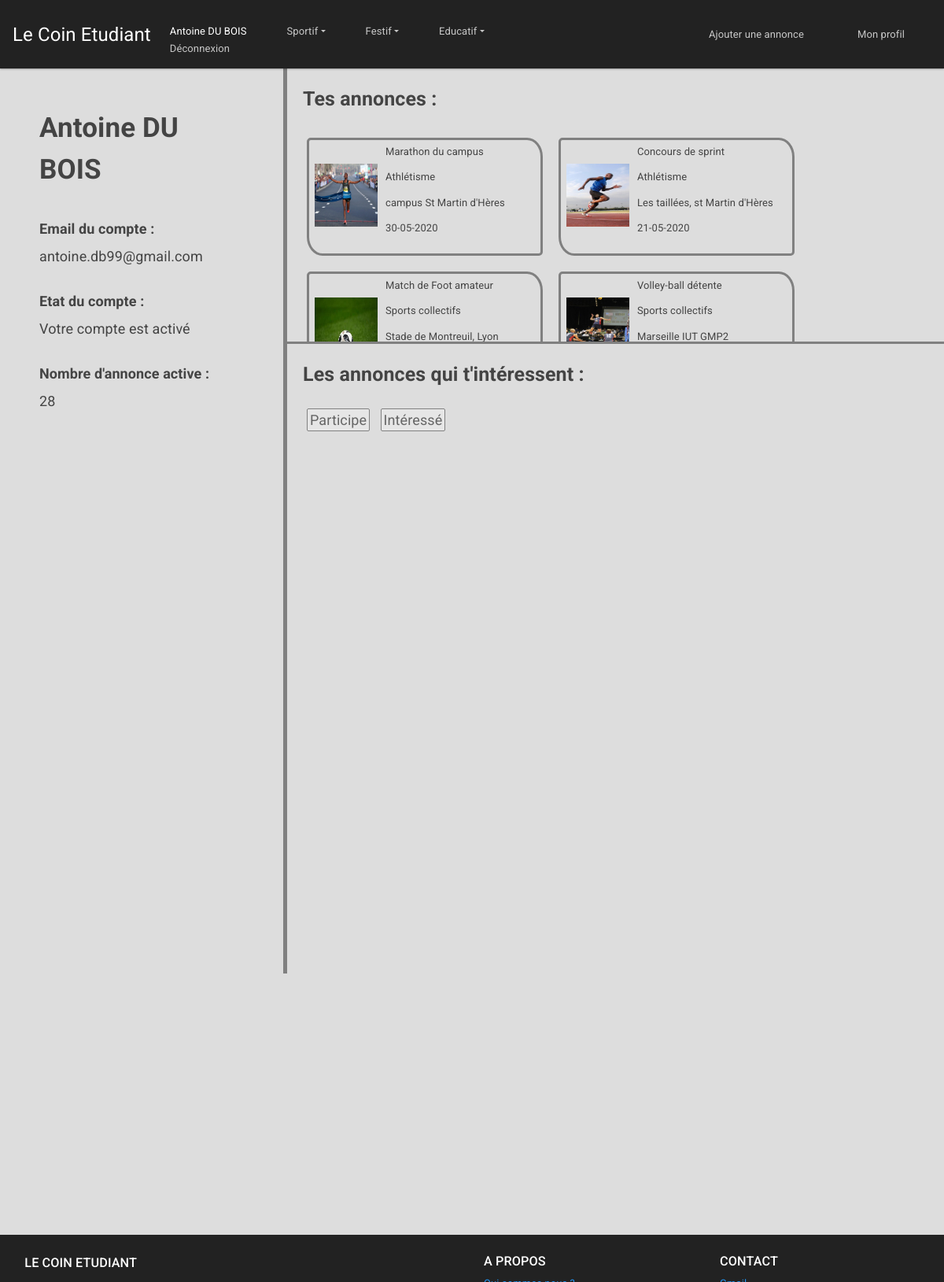
/controleur/Profil.ctrl.php (signed in), run on the app's committed database.
### tables this page shows
CREATE TABLE "annonce" (
	"id"	INTEGER,
	"idClient"	INTEGER,
	"type"	TEXT,
	"categorie"	TEXT,
	"sousCategorie"	TEXT,
	"titre"	TEXT,
	"contenu"	TEXT,
	"adresse"	TEXT,
	"nbParticipant"	INTEGER,
	"nbInteresse"	INTEGER,
	"departement"	TEXT,
	"datePrevu"	TEXT,
	"heurePrevu"	TEXT,
	"dateHeure"	TEXT,
	PRIMARY KEY("id"),
	FOREIGN KEY("idClient") REFERENCES "client"("id"),
	FOREIGN KEY("categorie") REFERENCES "categorie"("id")
);

### modele/DAO.class.php (called while the page is built, shortened)
<?php
class DAO
{
  private $db;
  function __construct()
  {
    try {
      $this->db = new PDO('sqlite:../modele/data/data.db');
    } catch (Exception $e) {
      die("erreur de connexion:".$e->getMessage());
    }
  }
  function getCategorie($idAnnonce): string {
    $requeteSQL = "SELECT categorie FROM annonce WHERE id = $idAnnonce";
    $retour = $this->db->query($requeteSQL);
    $categorie = $retour->fetch()[0];
    return $categorie;
  }
  function getAdresse($idAnnonce): string {
    $requeteSQL = "SELECT adresse FROM annonce WHERE id =$idAnnonce";
    $retour = $this->db->query($requeteSQL);
    $addr = $retour->fetch()[0];
    return $addr;
  }
  function getDateAnnonce($idAnnonce): string {
    $requeteSQL = "SELECT datePrevu FROM annonce WHERE id =$idAnnonce";
    $retour = $this->db->query($requeteSQL);
    $date = $retour->fetch()[0];
    return $date;
  }
  function getAnnoncesClient($idClient): array {
    $id = (int) $idClient;
    $requeteSQL = "SELECT * FROM annonce WHERE idClient =$id";
    $retourRequete = $this->db->query($requeteSQL);
    $tab_retour = $retourRequete->fetchAll(PDO::FETCH_CLASS, "Annonce");
    return $tab_retour;
  }
  function nombreAnnonce(int $idClient):array{
    $requ="SELECT Count(*) FROM annonce WHERE idClient=$idClient";
    $res = $this->db->query($requ);
    $result = $res->fetch();
    return $result;
  }
}
$dao = new DAO();
?>

### vue/Profilview.php (the view, shortened to what this page needs)
<!DOCTYPE html>
<html lang="en" dir="ltr">
<head>
  <link rel="stylesheet" href="../vue/css/bootstrap.min.css">
  <link rel="stylesheet" href="../vue/css/Profilview.css">
  <link rel="stylesheet" href="../vue/css/Header.css">
  <link rel="stylesheet" href='../vue/css/jquery.flipster.css'>
</head>
<body>
  <header>
    <?php include('header.php') ?>
  </header>
  <div class="corps">
    <div class="column" id="gauche" style="background-color:#ddd;">
      <p class="titreDiv" id="nomPrenom"> <?=$_SESSION['Client']->prenom?> <?=$_SESSION['Client']->nom?> </p>
      <div class="afficheMail">
        <label for="mail">Email du compte :</label>
        <p id="mail"> <?=$_SESSION['Client']->email?> </p>
      </div>
      <div class="afficheEtat">
        <label for="etat">Etat du compte :</label>
        <?php if ($_SESSION['Client']->emailVerifie) { ?>
          <p id="etat">Votre compte est activé</p>
        <?php } else { ?>
          <p id="etat">Votre compte n'est pas activé, vérifiez vore email pour l'activer</p>
        <?php } ?>
      </div>
      <div class="afficheNbAnnonce">
        <label for="nbAnnonce">Nombre d'annonce active :</label>
        <p id="nbAnnonce"> <?=$nbAnnonceClient[0];?> </p>
      </div>
    </div>
    <div class="column" id="droite" style="background-color:#ddd;">
      <div id="annoncesPub">
        <p class="titreDiv">Tes annonces :</p>
        <?php
        foreach ($annoncesPostees as $annonce) { ?>
          <a href="../controleur/AnnonceDetail.ctrl.php?id=<?=$annonce->id ?>" style="text-decoration:none; color: inherit;">
            <div class="annonce annonceZoom">
            <img src="../modele/data/upload/<?=$annonce->id?>.jpg" class="image">
            <p class="titre"> <?php echo($annonce->titre); ?></p>
            <p class="categorie"><?php
            $cat = getCategorie($annonce->id, $dao);
            echo "$cat"; ?></p>
            <p class="adresse"> <?php
            $addr = getAdresse($annonce->id, $dao);
            echo "$addr"; ?></p>
            <p class="horraire"><?php
            $date = getDateAnnonce($annonce->id, $dao);
            echo "$date"; ?></p>
          </div> </a>
        <?php } ?>
      </div>
        <div id="annoncesFav">
        <p class="titreDiv">Les annonces qui t'intéressent :</p>
        <div class="choixAffichage">
          <a class="lienAffichage" id="<?=$etatPart ?>" href="Profil.ctrl.php?annonces=part"> Participe</a>
          <a class="lienAffichage" id="<?=$etatInt ?>"href="Profil.ctrl.php?annonces=int"> Intéressé</a>
        </div>
      </div>
    </div>
  </div>
  <footer class="footer">
    <?php include('footer.php') ?>
  </footer>
</body>
</html>

### vue/css/Profilview.css (style rules this page uses)
* { box-sizing: border-box; }
body { background-color: #DDDDDD; }
.corps { width: 100%; height: 100%; }
.column { float: left; }
#gauche { width: 30%; height: 100%; padding: 50px; font-size: 18px; }
#droite { width: 70%; border-left: solid 5px grey; }
.choixAffichage { padding-bottom: 15px; }
.lienAffichage { margin: 5px; padding: 3px; border: solid 1px grey; border-radius: 2px; background-color: #ccc; font-size: 18px; }
#non-actif { background-color: #e6e6e6; color: #666; }
#annoncesPub { padding: 20px; overflow-y: auto; height: 350px; border-bottom: solid 3px grey; }
#annoncesFav { padding: 20px; overflow-y: auto; height: 800px; }
.annonce { margin: 5px 15px 15px 5px;; float: left; width: 300px; height: 150px; border: solid 3px grey; border-radius: 5px 20px / 5px 24px; padding: 5px; }
.image { float: left; margin: 25px 10px 25px 2px;; height: 80px; width: 80px; }
.titreDiv { font-size: 25px; font-weight: bold; }
#nomPrenom { font-size: 35px; }
label { font-weight: bold; }
#etat, #mail { margin-bottom: 30px; }
.annonceZoom { transition: transform .2s; }

### vue/footer.php (style rules this page uses)
footer { background-color: #222; color: #FFF; }
html { position: relative; min-height: 100%; }
.footer { position: absolute; bottom: 0; width: 100%; height: 60px; background: #000000; color: #FFFFFF; }

### data on the page
annonce: shows a picture, titre "Marathon du campus", cat "Athlétisme", addr "campus St Martin d'Hères", date "30-05-2020"
annonce: shows a picture, titre "Concours de sprint", cat "Athlétisme", addr "Les taillées, st Martin d'Hères", date "21-05-2020"
annonce: shows a picture, titre "Match de Foot amateur", cat "Sports collectifs", addr "Stade de Montreuil, Lyon"
annonce: shows a picture, titre "Volley-ball détente", cat "Sports collectifs", addr "Marseille IUT GMP2"

### other printed values
$_SESSION['Client']->prenom "Antoine"
$_SESSION['Client']->nom "DU BOIS"
$_SESSION['Client']->email "antoine.db99@gmail.com"
$nbAnnonceClient[0] "28"
